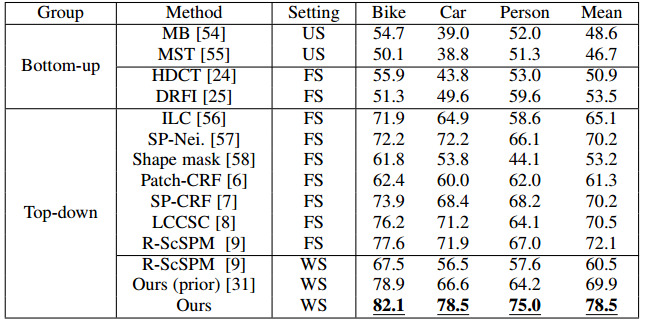
%> input picture Graz1.PNG, 648 x 325 px
$ octave --eval "result = Gb_CSG(imread('../Graz1.PNG'));"   (GNU Octave 9; MATLAB toolbox functions it lacks are replaced by stand-ins)
%> lines starting %> are read from the running program, lines starting %| are printed output that depends on the picture; in (x1, y1, x2, y2) boxes, pixels count from 0 and x2, y2 are one past the last pixel; in counts of white or black regions, pixels touching at a corner belong together; the program's own positions count from 1
### Gb_Code_Aug2014/softSegs.m

% author: Marius Leordeanu
% last modified: October 2012

%--------------------------------------------------------------------------
% Gb Soft-segmentation Code Version 1
%--------------------------------------------------------------------------

% INPUT:  I - rgb color image

%--------------------------------------------------------------------------

% OUTPUT:

%   seg   - soft segmentation of the image I of dimension [nRows, nCols, 8];
%           each channel is obtained by PCA compression along the first eigenvectors dimensions
%           of a pool of soft foreground/background segmentations

% This code is for research use only.
% It is based on the following paper, which should be cited:

%  Marius Leordeanu, Rahul Sukthankar and Cristian Sminchisescu,
% "Efficient Closed-form Solution to Generalized Boundary Detection",
%  in ECCV 2012


function seg  = softSegs(I)

%disp(' soft segmentation ... :) ');

param.dW = 8;
param.dStep = 30;

param.dimH  = 15;
param.dimS  = 11;
param.dimV  = 7;

param.medfilt = 1;
param.ni = 1;
param.wFilt = 9;

maxSize = 300;

%% -----------------------------------------------------------------------

[nRows, nCols, aux] = size(I);

%% -------------------------------------

I = double(I);

I(:,:,1) = ni(I(:,:,1));
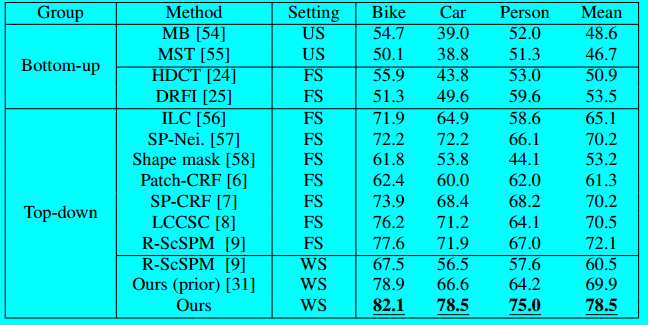
%> I: size 325x648x3 double; mean R, G, B 0.9, 232.3, 232.3
I(:,:,2) = ni(I(:,:,2));
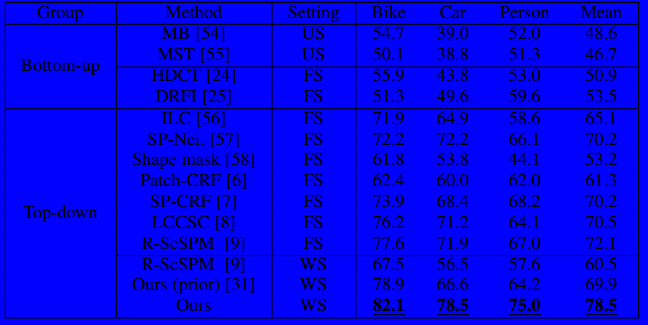
%> I: size 325x648x3 double; mean R, G, B 0.9, 0.9, 232.3
I(:,:,3) = ni(I(:,:,3));
%> I: size 325x648x3 double

I = uint8(255*I);
%> I is the input picture: size 325x648x3 uint8; mean R, G, B 232.3, 232.3, 232.3

I2 = imresize(I, maxSize/max([nRows, nCols]));

[nRows2, nCols2, m] = size(I2);

Ihsv = rgb2hsv(I2);
%> Ihsv: size 151x300x3 double; mean H, S, V 0.0856, 0.0366, 0.92

[Data, nDims] = getPCAData(Ihsv, param);

%% ---------------------------------------

k = 8;

Data = single(Data);

Data2 = (Data - repmat(mean(Data), nRows2*nCols2, 1));
M = Data2'*Data2;

[v,d] = eig(M);

v = v(:,size(M,1):-1:(size(M,1) - k + 1));

seg2 = reshape(Data2*v(:,1:k), nRows2, nCols2, k);

seg = zeros(nRows, nCols, size(seg2,3));

for i = 1:k

    seg(:,:,i) = imresize(seg2(:,:,i), [nRows, nCols]);

    if param.medfilt == 1
        seg(:,:,i) = medfilt2(seg(:,:,i), [param.wFilt, param.wFilt]);
    end

end

if param.ni == 1
    seg = ni(seg);
end

end

### Gb_Code_Aug2014/ni.m
function I = ni(I)


I = double(I);

I = I - min(I(:));

I = I./(max(I(:))+eps);


end

### Gb_Code_Aug2014/getPCAData.m
% author: Marius Leordeanu
% last modified: October 2012

%--------------------------------------------------------------------------
% This basically is a helper function for Gb Soft-segmentation softSegs(),
% it returns a pool of soft forgraound/background segmentations
%--------------------------------------------------------------------------

% This code is for research use only.
% It is based on the following paper, which should be cited:

%  Marius Leordeanu, Rahul Sukthankar and Cristian Sminchisescu,
% "Efficient Closed-form Solution to Generalized Boundary Detection",
%  in ECCV 2012


function [Data, nDim] = getPCAData(Ihsv, param)

dW = param.dW;

dStep = param.dStep;
dimH = param.dimH;
dimS = param.dimS;
dimV = param.dimV;

[nRows, nCols, aux] = size(Ihsv);

%% pre process color info

%forground histogram
h = Ihsv(:,:,1);
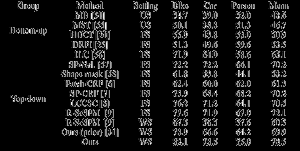
%> h: size 151x300 double; min 0, max 0.994, mean 0.0856
s = Ihsv(:,:,2);
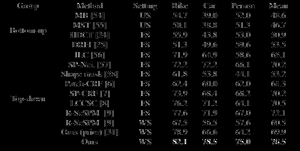
%> s: size 151x300 double; min 0, max 1, mean 0.0366

v = ni(Ihsv(:,:,3));

% [7 lines of commented-out code are left out]

h = ni(h);
s = ni(s);

h = round(h*(dimH-1)+1);
v = round(v*(dimV-1)+1);
s = round(s*(dimS-1)+1);

im_col = h + (s-1)*dimH + (v-1)*dimH*dimS;
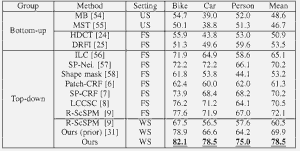
%> im_col: size 151x300 double; min 1, max 1044, mean 919.2; drawn with min black and max white

%% ----------------------------------------------------------------------

xs0 = (1+dW):8:(nCols-dW);
ys0 = ((1+dW):8:(nRows-dW))';

xs = repmat(xs0, length(ys0), 1);
ys = repmat(ys0, 1, length(xs0));

xs = xs(:);
ys = ys(:);

nPatches = length(xs);

X = zeros(nPatches, dimH*dimS*dimV);

for i = 1:nPatches

    c = im_col(ys(i)-dW:ys(i)+dW, xs(i)-dW:xs(i)+dW);

    X(i,c(:)) = 1;

end
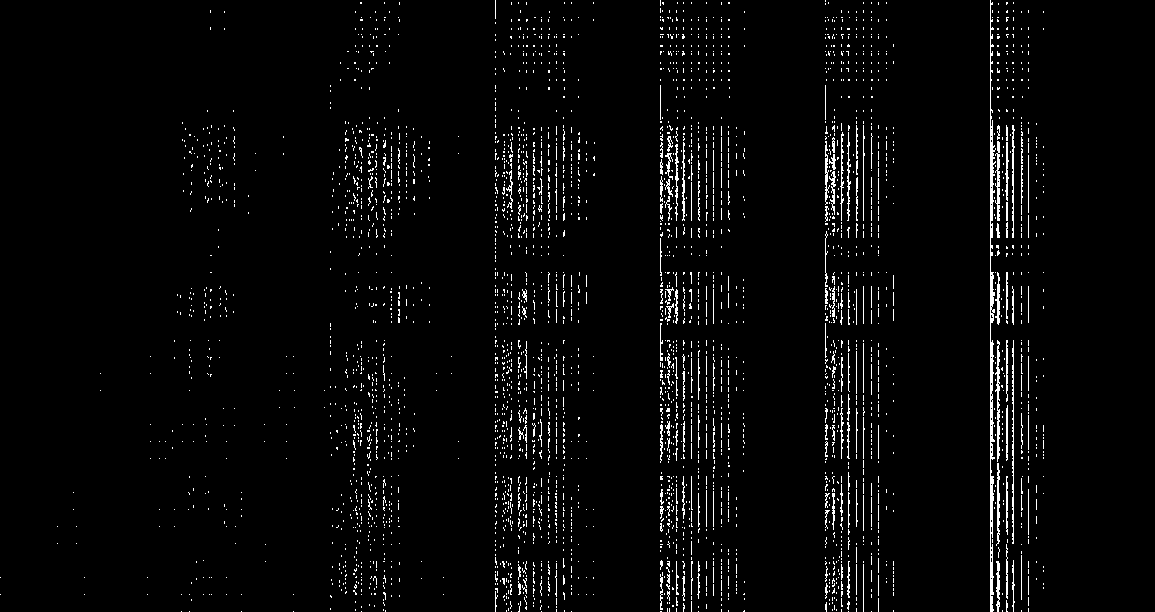
%> X: size 612x1155 double; values 0 (black) and 1 (white), 3.1% white in thin lines or dots

%% learn PCA space of object color distributions

meanX = sum(X)/nPatches;
%> meanX = 1155 values, max 1 at index 991, min 0 at index 2, mean 0.0315

X = X - repmat(meanX, size(X,1), 1);
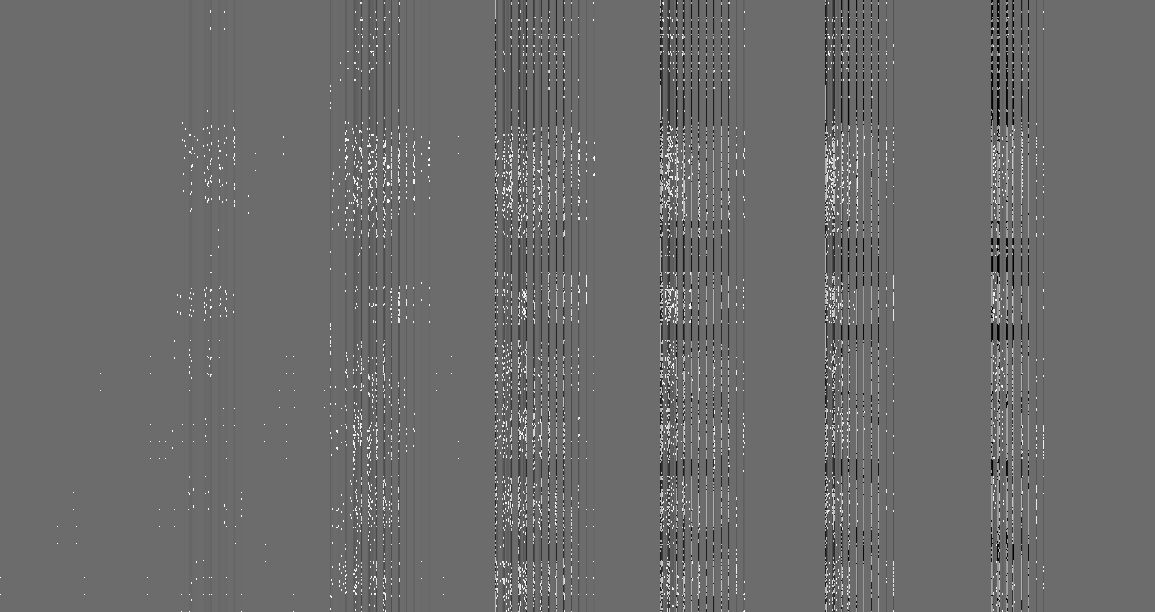
%> X: size 612x1155 double; min -0.74, max 0.997, mean 1.26e-20; drawn with min black and max white

meanX = meanX';

M = X'*X;

[e,v] = eig(M);

v = diag(v);
%> v = 1155 values from -1.5e-12 to 2989.7

energy = 0;

totalEnergy = sum(v);
%> totalEnergy = 13186.1

nDim = 0;

while energy < 0.5*totalEnergy

    nDim = nDim + 1;
    energy = energy + v(length(v)-nDim+1);

end
%> this loop made 17 passes
%> energy on passes 1 to 8: 2989.7, 3376.4, 3724.3, 4037.3, 4298.9, 4541.7, 4763.8, 4979.2

e = e(:,size(M,1):-1:size(M,1)-(nDim-1));

%% generate possible segmentations ---------------------------------------

xs0 = (1+dW):dStep:(nCols-dW);
ys0 = ((1+dW):dStep:(nRows-dW))';

xs = repmat(xs0, length(ys0), 1);
ys = repmat(ys0, 1, length(xs0));

xs = xs(:);
ys = ys(:);

nTrials = length(xs);

Data  = zeros(nRows*nCols, nTrials);

for i = 1:nTrials

    x0  = xs(i);
    y0  = ys(i);

    auxI = im_col(y0-dW:y0+dW, x0-dW:x0+dW);

    c = zeros(dimH*dimS*dimV,1);

    c(auxI(:)) = 1;

    c = c - meanX;

    c1  = meanX;
    c0  = meanX;

    for k = 1:nDim

        coef = c'*e(:,k);

        c1 = c1 + coef*e(:,k);

        c0 = c0 - coef*e(:,k);

    end

    c1(c1 < 0) = 0;
    c0(c0 < 0) = 0;

    Data(:, i) = c1(im_col(:))./(c1(im_col(:)) + c0(im_col(:)) + eps);

end
%> after the loop, c = 1155 values, max 0.984 at index 679, min -0.547 at index 826, mean 0.0265; c0 = 1155 values, max 1.1 at index 826, min 0 at index 1, mean 0.0215; c1 = 1155 values, max 1.38 at index 722, min 0 at index 2, mean 0.0564
%> in softSegs, `[Data, nDims] = getPCAData(Ihsv, param);`: nDims = 17

return

### Gb_Code_Aug2014/GbC_lambda.m
% author: Marius Leordeanu
% last modified: October 2012

%--------------------------------------------------------------------------
% Gb Code Version 1
%--------------------------------------------------------------------------

% INPUT:  I      - rgb color image
%         wC     - window radius (2-4% of the image diagonal)
%         alpha  - weighting of ab channels vs L channel (in Lab space)
%                  a good value is usually in the interval [1 ... 2]

%--------------------------------------------------------------------------

% OUTPUT:

%         gb_lambda   - continuous Gb boundaries using Color (C) only
%                       without the final logistic classifier and nonlocal maxima suppression;
%                       it outputs the square root of the eigenvalue (norm of boundary height vector)

%
%         or          - boundary orientation, in
%                       degrees between 0 and 180
%

% This code is for research use only.
% It is based on the following paper, which should be cited:

%  Marius Leordeanu, Rahul Sukthankar and Cristian Sminchisescu,
% "Efficient Closed-form Solution to Generalized Boundary Detection",
%  in ECCV 2012


function [gb_lambda, or] =  GbC_lambda(I, wC, alpha)
%> called with wC = 12, alpha = 1.9

epsilon = 1;

%% INITIALIZATION ------------------------------------------------------------

nRows = size(I,1);
nCols = size(I,2);

nSamples_C = (2*wC+1)^2;

%this will improve the colors of the image ------------------------
I = double(I);

I(:,:,1) = ni(I(:,:,1));
I(:,:,2) = ni(I(:,:,2));
I(:,:,3) = ni(I(:,:,3));

Ilab = rgb2lab(I); %cielab is better for matching human perception

wgauss_C = fspecial('gaussian', [2*wC+1,2*wC+1], wC/(2*sqrt(2)));
wgauss_C = wgauss_C(:);

% ------------------------------------------
% ML ----------------------------------

aux1 = repmat(1:(2*wC+1), (2*wC+1),1 );
aux2 = aux1';

XP = [aux2(:), aux1(:)];
XP = XP - repmat(mean(XP), nSamples_C, 1);

normX = sqrt(sum(XP.^2,2));
ff = find(normX > epsilon);

XP(ff,:) = epsilon*XP(ff,:)./repmat(normX(ff),1,2);

XP(:,1) = wgauss_C.*XP(:,1);
XP(:,2) = wgauss_C.*XP(:,2);

ff2 = find(normX > wC);
XP(ff2,:) = 0;

auxMC = XP'/(sum(abs(XP(:,1))));

%%

t = reshape(auxMC, 2, 2*wC + 1, 2*wC + 1);
Gx = squeeze(t(1, :, :));
Gy = squeeze(t(2, :, :));

%% get boundaries ---------------------------------------------------------

f1 =  1:(nRows*nCols);
ys = mod(f1-1,nRows)+1;
xs = floor(f1/nRows) + 1;

f2 = find(xs > wC & xs <= nCols - wC & ys > wC & ys <= nRows - wC);

xs = xs(f2);
ys = ys(f2);

f = f1(f2);

gb   = zeros(nRows*nCols,1);
or_C = zeros(nRows*nCols,2);

%alpha = 2.25; %weighs the importance of 'ab' (together) vs. 'L' in Lab space

Ilab(:,:,2:3) = double(alpha*Ilab(:,:,2:3));

t1 = tic;
resp_Ix = imfilter(Ilab, Gx, 'symmetric');
resp_Iy = imfilter(Ilab, Gy, 'symmetric');

resp_Ix = reshape(resp_Ix, nRows*nCols, 3);
resp_Iy = reshape(resp_Iy, nRows*nCols, 3);

Ms = zeros(nRows*nCols, 4);
Ms(:, 1) = resp_Ix(:, 1) .^2 + resp_Ix(:, 2) .^ 2 + resp_Ix(:, 3) .^ 2; %a
Ms(:, 2) = resp_Ix(:, 1) .* resp_Iy(:, 1) + resp_Ix(:, 2) .* resp_Iy(:, 2) + resp_Ix(:, 3) .* resp_Iy(:, 3); %b=c
Ms(:, 3) = Ms(:, 2); %b=c
Ms(:, 4) = resp_Iy(:, 1) .^2 + resp_Iy(:, 2) .^ 2 + resp_Iy(:, 3) .^ 2; %d

T = Ms(:, 1) + Ms(:, 4);
D = Ms(:, 1) .* Ms(:, 4) - Ms(:, 2) .* Ms(:, 2);

f = find(Ms(:, 2) ~= 0);

gb(:) = Ms(:, 1);
gb(f) = T(f)/2 + sqrt((T(f) .^ 2 ) /4 - D(f));

or_C(:, 1) = 0;
or_C(f, 1) = -Ms(f, 2);
or_C(:, 2) = 1;
or_C(f, 2) = gb(f) - Ms(f, 1);

Norm = sqrt(or_C(:, 1) .^ 2 + or_C(:, 2) .^2);
or_C(:, 1) = or_C(:, 1) ./Norm;
or_C(:, 2) = or_C(:, 2) ./Norm;

% gb = [ones(nRows*nCols,1), sqrt(gb)]*bc(1:2);
% gb = 1./(1 + exp(reshape(gb, nRows, nCols)));

gb_lambda = ni(reshape(sqrt(gb), nRows, nCols));

% or_C2 = reshape(atan2(-or_C(:,1), or_C(:,2)), nRows, nCols);
% or_C2(or_C2<0) = or_C2(or_C2<0)+pi;            % Map angles to 0-pi.
% or_C2 = or_C2*180/pi;                        % Convert to degrees.

or_C = reshape(atan2(or_C(:,1), or_C(:,2)), nRows, nCols);
or_C(or_C<0) = or_C(or_C<0)+pi;            % Map angles to 0-pi.
or = or_C*180/pi;                        % Convert to degrees.

%[gb_thin, loc]  = nonmaxsup(gb, or, 2);  % non local max suppression

%or = or_C;

return;

### Gb_Code_Aug2014/rgb2lab.m
% RGB2LAB - RGB to L*a*b* colour space
%
% Usage: Lab = rgb2lab(im, wp)
%
% Arguments:  im - RGB image or Nx3 colourmap for conversion
%             wp - Optional string specifying the adapted white point.
%                  This defaults to 'D65' which corresponds to a typical monitor.
%
% Returns:   Lab - The converted image or colourmap.
%
% This function wraps up calls to MAKECFORM and APPLYCFORM in a convenient
% form.  Note that if the image is of type uint8 this function casts it to
% double and divides by 255 so that RGB values are in the range 0-1 and the
% transformed image can have the proper negative values for a and b.  (If the
% image is left as uint8 MATLAB will shift the values into the range 0-255)
%
% See also: LAB2RGB, RGB2NRGB, RGB2CMYK

% Peter Kovesi
% Centre for Exploration Targeting
% The University of Western Australia
% peter.kovesi at uwa edu au

% PK May 2009

function Lab = rgb2lab(im, wp)

    if ~exist('wp', 'var'), wp = 'D65'; end

%> the run ends on the next line
    cform = makecform('srgb2lab',...
                      'adaptedwhitepoint', whitepoint(wp));
    if strcmp(class(im),'uint8')
        im = double(im)/255;
    end
    Lab = applycform(im, cform);

### Gb_Code_Aug2014/Gb_CSG.m
% author: Marius Leordeanu
% last modified: 20 August 2014

%--------------------------------------------------------------------------
% Gb Code Version 1
%--------------------------------------------------------------------------

% INPUT:  I - rgb color image

%--------------------------------------------------------------------------

% OUTPUT:

%         gb_thin_CSG  - thin Gb boundaries using Color (C), Soft-segmentation (S) and Geometric grouping (G)
%                        with nonlocal maxima suppression
%         gb_thin_CS   - thin Gb boundaries using Color (C) and Soft-segmentation (S)
%                        with nonlocal maxima suppression
%         gb_CS        - continuous Gb boundaries using Color (C) and Soft-segmentation (S)
%                        without nonlocal maxima suppression
%
%         orC          - orientation computed from color channels, in
%                        degrees between 0 and 180
%
%         edgeImage      - color image with different pieces of contours in
%                          different colors; use it for visualization
%
%         edgeComponents - of the same size as I, with each contour having
%                          a unique integer assigned; a possible use is to find all
%                          pixels belonging to one contour


% NOTE: gb_thin_CSG has better accuracy than gb_thin_CS

% This code is for research use only.
% It is based on the following paper, which should be cited:

%  Marius Leordeanu, Rahul Sukthankar and Cristian Sminchisescu,
% "Efficient Closed-form Solution to Generalized Boundary Detection",
%  in ECCV 2012

function [gb_thin_CSG, gb_thin_CS, gb_CS, orC, edgeImage, edgeComponents] = Gb_CSG(I)

[nRows, nCols, aux] = size(I);
imDiag = norm([nRows, nCols]);

wS = round(0.041*imDiag);
wC = round(0.016*imDiag);

alpha_AB = 1.9;

disp('soft-segmentation ...');

seg = softSegs(I);

disp('Gb: color + soft-segmentation ... ');

[gbC, orC] =  GbC_lambda(I, wC, alpha_AB);
[gbS, orS] =  Gb_data_lambda(seg, wS);

gb_CS = ni(gbC.*ni(gbS));

[gb_thin_CS, loc]  = nonmaxsup(gb_CS, orC, 2);

disp('contour reasoning ... ');

[gb_thin_CSG, edgeImage, edgeComponents] = Gb_geom(gb_thin_CS, orC);

end

$ run again, on Speed.PNG
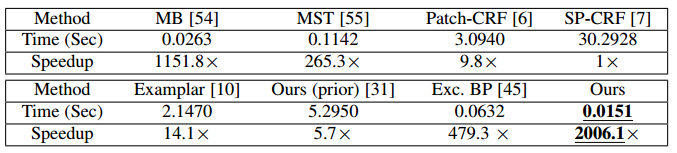
%> input picture Speed.PNG, 677 x 153 px
%> in softSegs, I is the input picture: size 153x677x3 uint8; mean R, G, B 224.4, 224.4, 224.4
%> Ihsv: size 68x300x3 double; mean H, S, V 0.0924, 0.0346, 0.887
%> after the loop in getPCAData, `for i = 1:nPatches`:
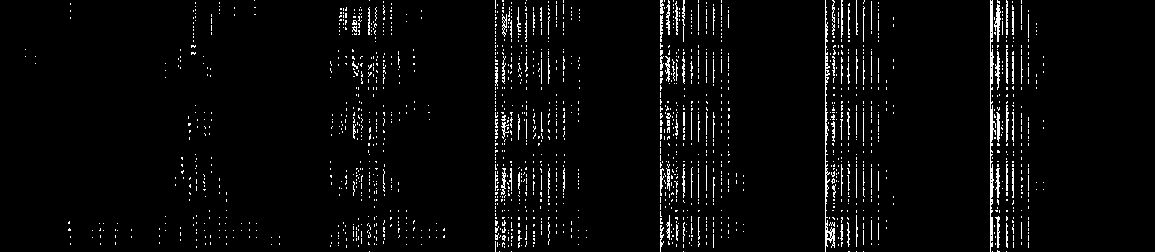
%> X: size 252x1155 double; values 0 (black) and 1 (white), 3.6% white in thin lines or dots, all inside (x1, y1, x2, y2) = (25, 0, 1044, 252)
%> meanX = 1155 values, max 1 at index 826, min 0 at index 1, mean 0.036
%> in getPCAData, `X = X - repmat(meanX, size(X,1), 1);`:
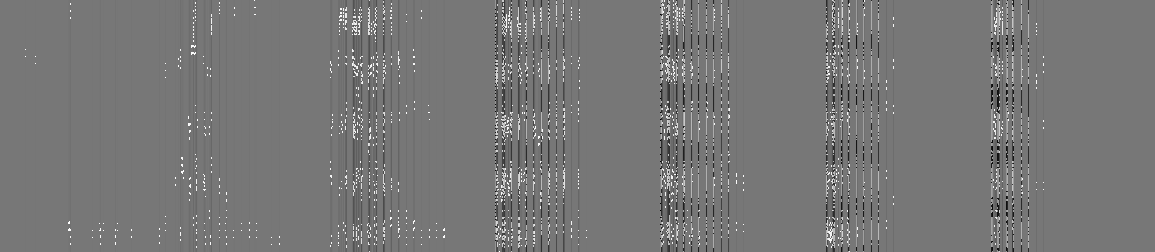
%> X: size 252x1155 double; min -0.881, max 0.992, mean 5.86e-19; drawn with min black and max white
%> in getPCAData, `v = diag(v);`: v = 1155 values from -9.18e-13 to 1272.1
%> totalEnergy = 5623.1
%> the loop in getPCAData, `while energy < 0.5*totalEnergy` made 12 passes
%> energy on passes 1 to 8: 1272.1, 1520.9, 1703.7, 1874.3, 2022.8, 2159.2, 2289.4, 2409.3
%> after the loop in getPCAData, `for i = 1:nTrials`: c = 1155 values, max 0.984 at index 690, min -0.794 at index 993, mean 0.000378; c0 = 1155 values, max 1.02 at index 992, min 0 at index 1, mean 0.0419; c1 = 1155 values, max 1 at index 826, min 0 at index 1, mean 0.0416
%> nDims = 12
